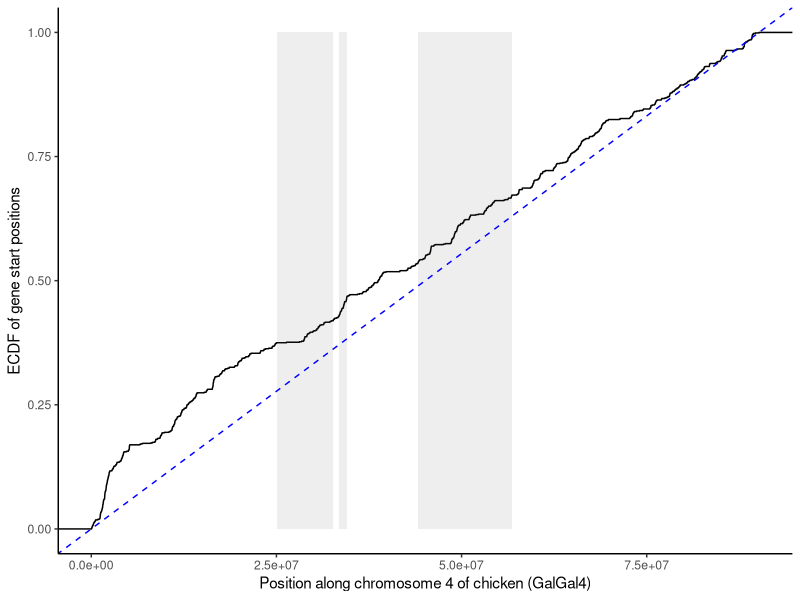
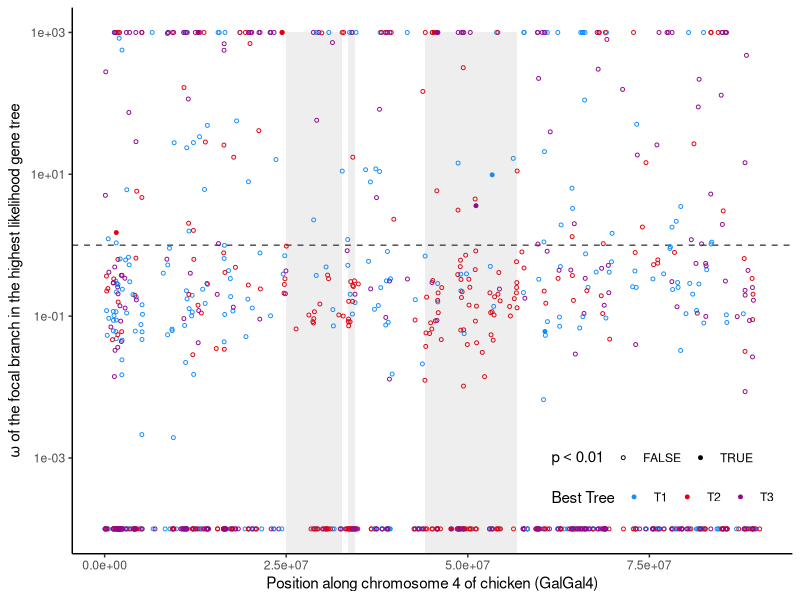
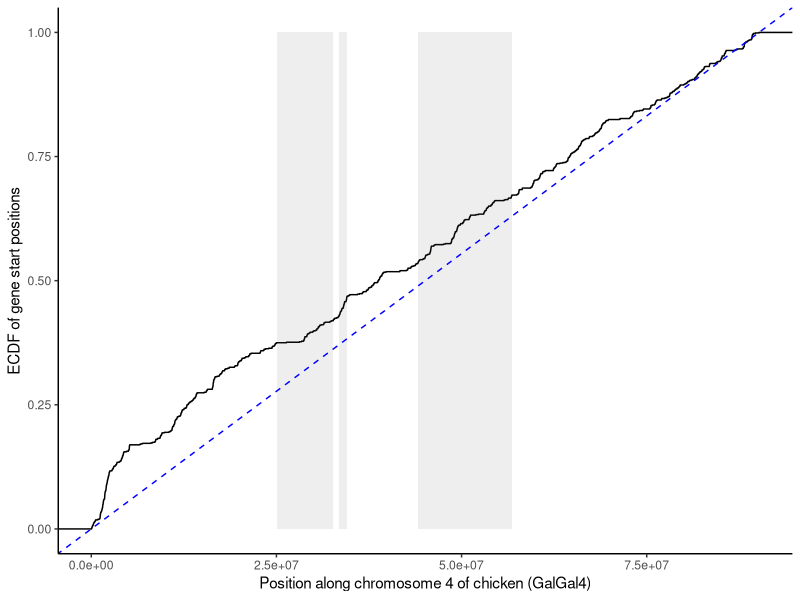
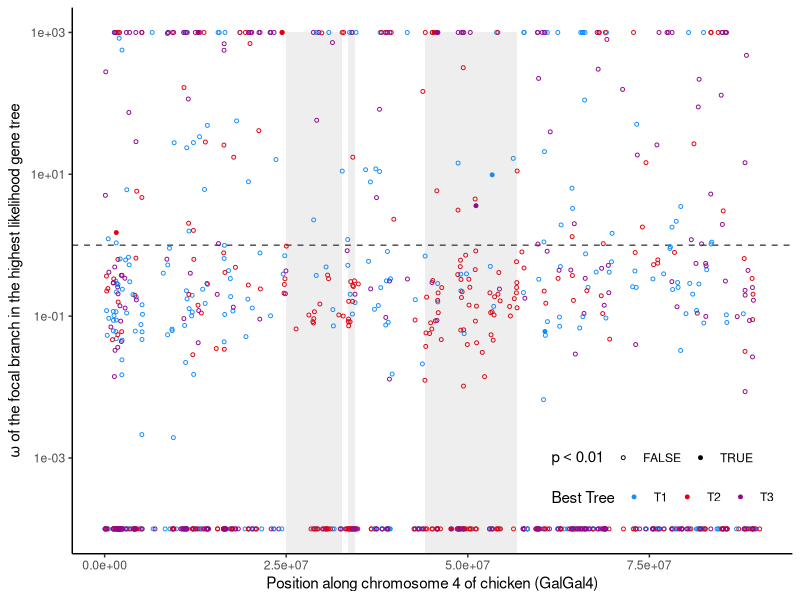

The R source for these figures, in order:
require(ggplot2); require(scales); require(reshape2)

l = read.csv('chr4-summary-ELB.tsv',sep="\t")
head(l)

nrow(l)

# Column label is wrong. Have to redo:
l$labelnew = ifelse( with(l,
              (mRNA_begin>25030000 & mRNA_end<32670000) |
              (mRNA_begin>33510000 & mRNA_end<34470000) |
              (mRNA_begin>44130000 & mRNA_end<56810000) ),"outlier","nonoutlier")
 
write.csv(l[l$labelnew == "outlier",1:3],"outliergenes.csv",row.names = FALSE)


ggplot(aes(x=mRNA_begin),data=l)+
  stat_ecdf()+theme_classic()+
  annotate("rect", xmin = 25030000, xmax = 32670000, ymin = 0, ymax =1, alpha = .1)+
  annotate("rect", xmin = 33510000, xmax = 34470000, ymin = 0, ymax =1, alpha = .1)+
  annotate("rect", xmin = 44130000, xmax = 56810000, ymin = 0, ymax =1, alpha = .1)+
  geom_abline(color="blue",linetype=2,slope = 1/90161979)+
  xlab("Position along chromosome 4 of chicken (GalGal4)")+
  ylab("ECDF of gene start positions")
ggsave("genes-distribution.pdf",width=4.5,height = 4)

table(l$labelnew)
summary(l$mRNA_end)

### Too many genes in this region? 
(32670000-25030000+34470000-33510000+56810000-44130000)/90211544
table(l$labelnew)[2]/(table(l$labelnew)[2]+table(l$labelnew)[1])
# No!

l$bestindex = apply(l[,c("Tree1_two_ratio_lnL","Tree2_two_ratio_lnL","Tree3_two_ratio_lnL")],1,which.max)
l$bestOmega= apply(l[,c(3+(1:3)*3,33)],1,function(x) x[x[4]])
l$pvalue= apply(l[,c(18+(1:3)*2,33)],1,function(x) x[x[4]])

ggplot(aes(x=(mRNA_begin+mRNA_end)/2,
           color=as.factor(apply(l[,c("Tree1_two_ratio_lnL","Tree2_two_ratio_lnL","Tree3_two_ratio_lnL")],1,which.max)),
           y=bestOmega,
           shape=pvalue<0.01
           ),data=l)+
  geom_hline(yintercept = 1,color="grey30",linetype=2)+
  geom_point(size=1)+theme_classic()+
  annotate("rect", xmin = 25030000, xmax = 32670000, ymin = 0, ymax =1000, alpha = .1)+
  annotate("rect", xmin = 33510000, xmax = 34470000, ymin = 0, ymax =1000, alpha = .1)+
  annotate("rect", xmin = 44130000, xmax = 56810000, ymin = 0, ymax =1000, alpha = .1)+
  #stat_summary(aes(x=25030000/2),color="black",data = l[l$mRNA_begin< 25030000,])+
  #stat_summary(aes(x=50300000/2),color="black")+
  xlab("Position along chromosome 4 of chicken (GalGal4)")+
  scale_shape_manual(name=expression(p<0.01),values=c(21,19))+
  scale_y_log10(name=expression(omega~"of the focal branch in the highest likelihood gene tree"))+
  scale_color_manual(values=c("#118EFF","#E6000E","#900890"),
                     name="Best Tree",labels=c("T1","T2","T3"))+
  theme(legend.position = c(.82,.14),legend.direction = "horizontal",
        legend.box.margin = margin(0),
        legend.margin = margin(0))
ggsave("omega.pdf",width=7.4,height = 5.2)
nrow(l)


